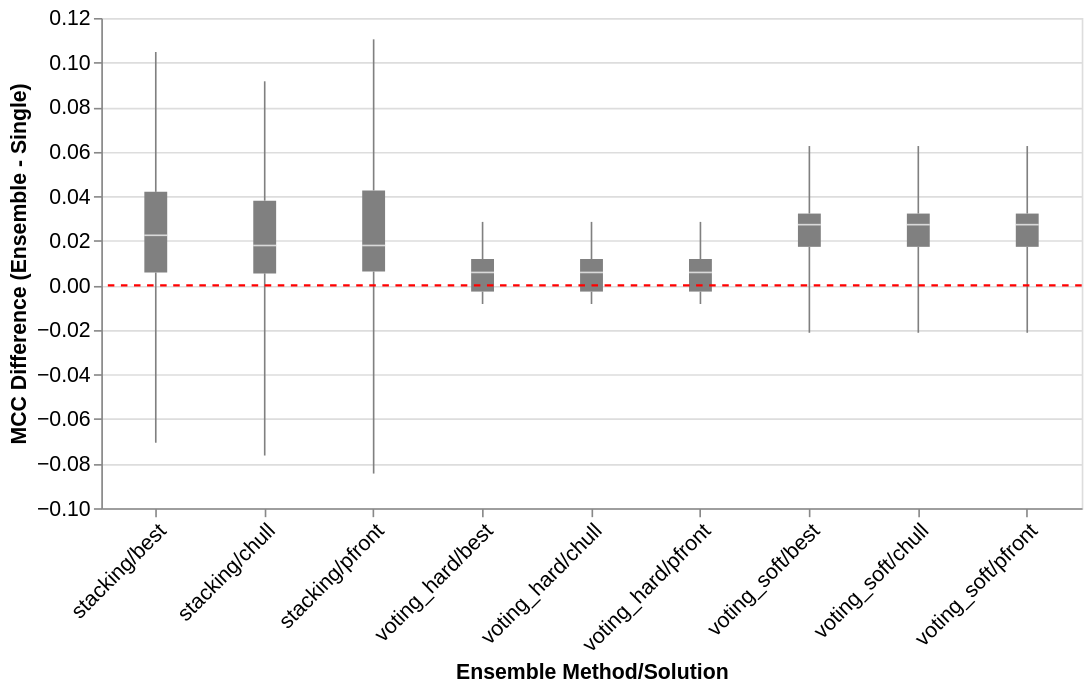

Here is the notebook cell this chart was saved with:
### Markdown cell above
### Visualize the performance difference in MCC between ensemble classifiers (from all ensemble methods and solutions) and single classifier

### Code cell
# 1. Prepare the data (ensure 'diff' is exploded)
df_exploded = repeated_ttest_single_df.explode('diff')
df_exploded['diff'] = df_exploded['diff'].astype(float)

# 2. Create the Boxplot layer
boxplot = alt.Chart(df_exploded).mark_boxplot(extent='min-max', outliers=False, color='grey').encode(
    x=alt.X('model:N', title='Ensemble Method/Solution', sort=None, axis=alt.Axis(labelAngle=-45)),
    y=alt.Y('diff:Q', title='MCC Difference (Ensemble - Single)'),
    #color=alt.Color('model:N', legend=None, scale=alt.Scale(scheme='greys'))
)

# 3. Create the Jittered Points (Stripplot) layer
points = alt.Chart(df_exploded).mark_point(
    size=10, 
    color='black', 
    opacity=0.3
).encode(
    x=alt.X('model:N'),
    y=alt.Y('diff:Q'),
    # 'xOffset' creates the jitter effect
    xOffset=alt.XOffset('jitter:Q')
).transform_calculate(
    # Generate a random value for jittering
    jitter='random()'
)

# 4. Create the Baseline (Horizontal line at 0)
baseline = alt.Chart(pd.DataFrame({'y': [0]})).mark_rule(
    color='red', 
    strokeDash=[4, 4], 
    size=1.5
).encode(
    y='y:Q'
)

# 5. Layer them together and format
chart = (boxplot + baseline).properties(
    width=600,
    height=300,
).configure_axis(
    #labelAngle=-45,
    labelFontSize=13,
    titleFontSize=13,
)

chart.display()

### Figure 1 — Vega-Lite specification as saved in the notebook (floating-point values rounded to 4 significant figures; data arrays with more than 128 entries replaced by an {"elided": "..."} marker saying what was removed)
{"config": {"view": {"continuousWidth": 300, "continuousHeight": 300}, "axis": {"labelFontSize": 13, "titleFontSize": 13}}, "layer": [{"data": {"name": "data-f9b5b7aa39f2e3cf836bdcd63350c06f"}, "mark": {"type": "boxplot", "color": "grey", "extent": "min-max", "outliers": false}, "encoding": {"x": {"axis": {"labelAngle": -45}, "field": "model", "sort": null, "title": "Ensemble Method/Solution", "type": "nominal"}, "y": {"field": "diff", "title": "MCC Difference (Ensemble - Single)", "type": "quantitative"}}}, {"data": {"name": "data-a0a55d106695e8d630baff0f16eee66d"}, "mark": {"type": "rule", "color": "red", "size": 1.5, "strokeDash": [4, 4]}, "encoding": {"y": {"field": "y", "type": "quantitative"}}}], "height": 300, "width": 600, "$schema": "https://vega.github.io/schema/vega-lite/v5.17.0.json", "datasets": {"data-f9b5b7aa39f2e3cf836bdcd63350c06f": {"elided": "225 records"}, "data-a0a55d106695e8d630baff0f16eee66d": [{"y": 0}]}}
